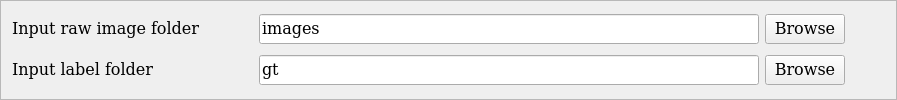
                 <widget class="QFrame" name="train_frame">
                  <property name="frameShape">
                   <enum>QFrame::Shape::StyledPanel</enum>
                  </property>
                  <property name="frameShadow">
                   <enum>QFrame::Shadow::Raised</enum>
                  </property>
                  <layout class="QVBoxLayout" name="verticalLayout_6">
                   <item>
                    <widget class="QFrame" name="train_path_frame">
                     <property name="maximumSize">
                      <size>
                       <width>16777215</width>
                       <height>16777215</height>
                      </size>
                     </property>
                     <property name="font">
                      <font>
                       <family>DejaVu Math TeX Gyre</family>
                       <pointsize>12</pointsize>
                      </font>
                     </property>
                     <property name="frameShape">
                      <enum>QFrame::Shape::NoFrame</enum>
                     </property>
                     <property name="frameShadow">
                      <enum>QFrame::Shadow::Raised</enum>
                     </property>
                     <layout class="QHBoxLayout" name="horizontalLayout_5">
                      <property name="spacing">
                       <number>6</number>
                      </property>
                      <property name="leftMargin">
                       <number>0</number>
                      </property>
                      <property name="topMargin">
                       <number>0</number>
                      </property>
                      <property name="rightMargin">
                       <number>0</number>
                      </property>
                      <property name="bottomMargin">
                       <number>0</number>
                      </property>
                      <item>
                       <widget class="QLabel" name="train_data_label">
                        <property name="minimumSize">
                         <size>
                          <width>205</width>
                          <height>0</height>
                         </size>
                        </property>
                        <property name="maximumSize">
                         <size>
                          <width>16777215</width>
                          <height>16777215</height>
                         </size>
                        </property>
                        <property name="font">
                         <font>
                          <family>DejaVu Math TeX Gyre</family>
                          <pointsize>12</pointsize>
                         </font>
                        </property>
                        <property name="toolTip">
                         <string/>
                        </property>
                        <property name="text">
                         <string>Input raw image folder</string>
                        </property>
                       </widget>
                      </item>
                      <item>
                       <widget class="QPushButton" name="train_data_info">
                        <property name="minimumSize">
                         <size>
                          <width>30</width>
                          <height>30</height>
                         </size>
                        </property>
                        <property name="maximumSize">
                         <size>
                          <width>30</width>
                          <height>30</height>
                         </size>
                        </property>
                        <property name="toolTip">
                         <string>&lt;html&gt;&lt;head/&gt;&lt;body&gt;&lt;p&gt;&lt;span style=&quot; font-size:12pt;&quot;&gt;Path to the training data image directory&lt;/span&gt;&lt;/p&gt;&lt;/body&gt;&lt;/html&gt;</string>
                        </property>
                        <property name="styleSheet">
                         <string notr="true">QPushButton {
  border: none;
}</string>
                        </property>
                        <property name="text">
                         <string/>
                        </property>
                       </widget>
                      </item>
                      <item>
                       <widget class="QLineEdit" name="DATA__TRAIN__PATH__INPUT">
                        <property name="minimumSize">
                         <size>
                          <width>500</width>
                          <height>30</height>
                         </size>
                        </property>
                        <property name="maximumSize">
                         <size>
                          <width>500</width>
                          <height>30</height>
                         </size>
                        </property>
                        <property name="font">
                         <font>
                          <family>DejaVu Math TeX Gyre</family>
                          <pointsize>12</pointsize>
                         </font>
                        </property>
                        <property name="text">
                         <string>images</string>
                        </property>
                       </widget>
                      </item>
                      <item>
                       <widget class="QPushButton" name="train_data_input_browse_bn">
                        <property name="minimumSize">
                         <size>
                          <width>0</width>
                          <height>30</height>
                         </size>
                        </property>
                        <property name="maximumSize">
                         <size>
                          <width>16777215</width>
                          <height>30</height>
                         </size>
                        </property>
                        <property name="font">
                         <font>
                          <family>DejaVu Math TeX Gyre</family>
                          <pointsize>12</pointsize>
                         </font>
                        </property>
                        <property name="text">
                         <string>Browse</string>
                        </property>
                       </widget>
                      </item>
                      <item>
                       <spacer name="horizontalSpacer_3">
                        <property name="orientation">
                         <enum>Qt::Orientation::Horizontal</enum>
                        </property>
                        <property name="sizeHint" stdset="0">
                         <size>
                          <width>40</width>
                          <height>20</height>
                         </size>
                        </property>
                       </spacer>
                      </item>
                     </layout>
                    </widget>
                   </item>
                   <item>
                    <widget class="QFrame" name="train_gt_path_frame">
                     <property name="frameShape">
                      <enum>QFrame::Shape::NoFrame</enum>
                     </property>
                     <property name="frameShadow">
                      <enum>QFrame::Shadow::Raised</enum>
                     </property>
                     <layout class="QHBoxLayout" name="horizontalLayout_4">
                      <property name="leftMargin">
                       <number>0</number>
                      </property>
                      <property name="topMargin">
                       <number>0</number>
                      </property>
                      <property name="rightMargin">
                       <number>0</number>
                      </property>
                      <property name="bottomMargin">
                       <number>0</number>
                      </property>
                      <item>
                       <widget class="QLabel" name="train_gt_label">
                        <property name="minimumSize">
                         <size>
                          <width>205</width>
                          <height>0</height>
                         </size>
                        </property>
                        <property name="maximumSize">
                         <size>
                          <width>16777215</width>
                          <height>16777215</height>
                         </size>
                        </property>
                        <property name="font">
                         <font>
                          <family>DejaVu Math TeX Gyre</family>
                          <pointsize>12</pointsize>
                         </font>
                        </property>
                        <property name="toolTip">
                         <string/>
                        </property>
                        <property name="text">
                         <string>Input label folder</string>
                        </property>
                       </widget>
                      </item>
                      <item>
                       <widget class="QPushButton" name="train_gt_info">
                        <property name="minimumSize">
                         <size>
                          <width>30</width>
                          <height>30</height>
                         </size>
                        </property>
                        <property name="maximumSize">
                         <size>
                          <width>30</width>
                          <height>30</height>
                         </size>
                        </property>
                        <property name="toolTip">
                         <string>&lt;html&gt;&lt;head/&gt;&lt;body&gt;&lt;p&gt;&lt;span style=&quot; font-size:12pt;&quot;&gt;Path to the training data ground truth (GT) directory. Depending on the workflow this should point to a folder of mask labels (semantic segmentation), instance masks (instance segmentation), csv files (detection) and high resolution images (super-resolution).&lt;/span&gt;&lt;/p&gt;&lt;/body&gt;&lt;/html&gt;</string>
                        </property>
                        <property name="styleSheet">
                         <string notr="true">QPushButton {
  border: none;
}</string>
                        </property>
                        <property name="text">
                         <string/>
                        </property>
                       </widget>
                      </item>
                      <item>
                       <widget class="QLineEdit" name="DATA__TRAIN__GT_PATH__INPUT">
                        <property name="minimumSize">
                         <size>
                          <width>500</width>
                          <height>30</height>
                         </size>
                        </property>
                        <property name="maximumSize">
                         <size>
                          <width>500</width>
                          <height>30</height>
                         </size>
                        </property>
                        <property name="font">
                         <font>
                          <family>DejaVu Math TeX Gyre</family>
                          <pointsize>12</pointsize>
                         </font>
                        </property>
                        <property name="text">
                         <string>gt</string>
                        </property>
                       </widget>
                      </item>
                      <item>
                       <widget class="QPushButton" name="train_data_gt_input_browse_bn">
                        <property name="minimumSize">
                         <size>
                          <width>0</width>
                          <height>30</height>
                         </size>
                        </property>
                        <property name="maximumSize">
                         <size>
                          <width>130</width>
                          <height>30</height>
                         </size>
                        </property>
                        <property name="font">
                         <font>
                          <family>DejaVu Math TeX Gyre</family>
                          <pointsize>12</pointsize>
                         </font>
                        </property>
                        <property name="text">
                         <string>Browse</string>
                        </property>
                       </widget>
                      </item>
                      <item>
                       <spacer name="horizontalSpacer_5">
                        <property name="orientation">
                         <enum>Qt::Orientation::Horizontal</enum>
                        </property>
                        <property name="sizeHint" stdset="0">
                         <size>
                          <width>40</width>
                          <height>20</height>
                         </size>
                        </property>
                       </spacer>
                      </item>
                     </layout>
                    </widget>
                   </item>
                  </layout>
                 </widget>
